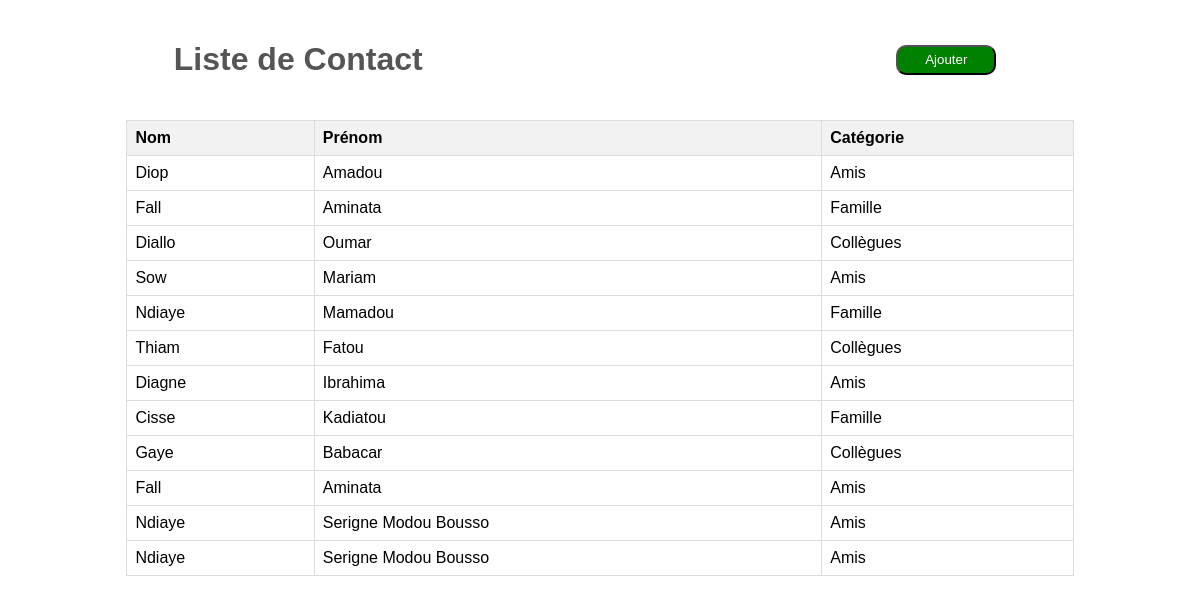
The page / on the database its author committed.
### tables this page shows
CREATE TABLE `contact` (
  `id` int(11) NOT NULL,
  `nom` varchar(50) NOT NULL,
  `prenom` varchar(50) NOT NULL,
  `categorie_id` int(11) DEFAULT NULL
);

CREATE TABLE `categorie` (
  `id` int(11) NOT NULL,
  `libelle` varchar(50) NOT NULL
);

### app/controllers/ContactsController.php (called while the page is built, shortened)
<?php
require '../app/models/Contact.php';
class ContactsController {
    public function showContactsList() {
        $contacts = Contact::getAllContacts();
        require_once('../app/views/contacts-list.php');
    }
}
?>

### public/index.php (called while the page is built)
<?php
require_once('../app/controllers/ContactsController.php');
$contactController = new ContactsController();
$contactController->showContactsList();

### app/models/Contact.php (called while the page is built, shortened)
<?php
require_once '../app/config/db.php';
class Contact
{
    public static function getAllContacts()
    {
        $sql = "SELECT contact.*, categorie.libelle FROM contact JOIN categorie ON contact.categorie_id = categorie.id";
        $result = executeQuery($sql);
        $contacts = [];
        while ($row = $result->fetch_assoc()) {
            $contacts[] = $row;
        }
        return $contacts;
    }
}

### app/config/db.php (called while the page is built, shortened)
<?php
$servername = "localhost";
$username = "root";
$password = "root";
$dbname = "test_hdce";
$conn = new mysqli($servername, $username, $password, $dbname);
function executeQuery($sql) {
    global $conn;
    $result = $conn->query($sql);
    return $result;
}
?>

### app/views/contacts-list.php (the view, shortened to what this page needs)
<?php include('layouts/header.php'); ?>
<div class="container">
    <div class="row1">
        <h1 class="titl">Liste de Contact</h1>
        <button id="add-contact-btn" class="btn btn-primary">Ajouter</button>
    </div>
    <table>
        <thead>
            <tr>
                <th>Nom</th>
                <th>Prénom</th>
                <th>Catégorie</th>
            </tr>
        </thead>
        <tbody id="contacts-list">
            <?php foreach ($contacts as $contact) : ?>
                <tr class="show-details" data-contact-id="<?= $contact['id'] ?>">
                    <td><?= $contact['nom'] ?></td>
                    <td><?= $contact['prenom'] ?></td>
                    <td><?= $contact['libelle'] ?></td>
                </tr>
            <?php endforeach; ?>
        </tbody>
    </table>
</div>
<?php include('layouts/footer.php'); ?>

### app/views/layouts/header.php (shortened to what this page needs)
<!DOCTYPE html>
<html lang="en">
<head>
    <link rel="stylesheet" href="css/styles.css">
</head>
<body>

### app/views/layouts/footer.php
</body>
</html>

### public/css/styles.css (style rules this page uses)
body { font-family: Arial, sans-serif; }
.container { width: 80%; margin: 20px auto; }
.titl { color: #555; margin-left: 5%; }
.row1 { display: flex; align-items: center; }
.btn { right: 0px; width: 100px; height: 30px; border-radius: 10px; color: #fff; }
.btn-primary { background-color: green; margin-left: 50%; }
table { border-collapse: collapse; width: 100%; margin: 20px auto; }
th, td { border: 1px solid #ddd; padding: 8px; text-align: left; }
th { background-color: #f2f2f2; }

### rows shown on the page
contact: nom "Diop", prenom "Amadou", categorie.libelle "Amis"
contact: nom "Fall", prenom "Aminata", categorie.libelle "Famille"
contact: nom "Diallo", prenom "Oumar", categorie.libelle "Collègues"
contact: nom "Sow", prenom "Mariam", categorie.libelle "Amis"
contact: nom "Ndiaye", prenom "Mamadou", categorie.libelle "Famille"
contact: nom "Thiam", prenom "Fatou", categorie.libelle "Collègues"
contact: nom "Diagne", prenom "Ibrahima", categorie.libelle "Amis"
contact: nom "Cisse", prenom "Kadiatou", categorie.libelle "Famille"
contact: nom "Gaye", prenom "Babacar", categorie.libelle "Collègues"
contact: nom "Fall", prenom "Aminata", categorie.libelle "Amis"
contact: nom "Ndiaye", prenom "Serigne Modou Bousso", categorie.libelle "Amis"
contact: nom "Ndiaye", prenom "Serigne Modou Bousso", categorie.libelle "Amis"
